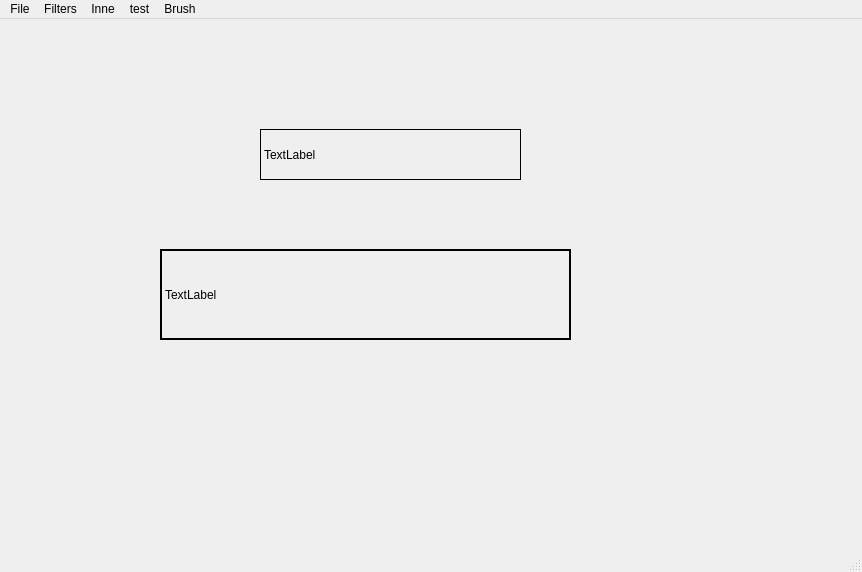
<?xml version="1.0" encoding="UTF-8"?>
<ui version="4.0">
 <class>MainWindow</class>
 <widget class="QMainWindow" name="MainWindow">
  <property name="geometry">
   <rect>
    <x>0</x>
    <y>0</y>
    <width>862</width>
    <height>572</height>
   </rect>
  </property>
  <property name="windowTitle">
   <string>MiniPhotoshop</string>
  </property>
  <widget class="QWidget" name="centralWidget">
   <widget class="DisplayImageLabel" name="display_image">
    <property name="geometry">
     <rect>
      <x>160</x>
      <y>230</y>
      <width>411</width>
      <height>91</height>
     </rect>
    </property>
    <property name="mouseTracking">
     <bool>true</bool>
    </property>
    <property name="focusPolicy">
     <enum>Qt::NoFocus</enum>
    </property>
    <property name="autoFillBackground">
     <bool>true</bool>
    </property>
    <property name="frameShape">
     <enum>QFrame::WinPanel</enum>
    </property>
    <property name="text">
     <string>TextLabel</string>
    </property>
   </widget>
   <widget class="QLabel" name="mousePos">
    <property name="geometry">
     <rect>
      <x>260</x>
      <y>110</y>
      <width>261</width>
      <height>51</height>
     </rect>
    </property>
    <property name="frameShape">
     <enum>QFrame::Panel</enum>
    </property>
    <property name="text">
     <string>TextLabel</string>
    </property>
   </widget>
  </widget>
  <widget class="QMenuBar" name="menuBar">
   <property name="geometry">
    <rect>
     <x>0</x>
     <y>0</y>
     <width>862</width>
     <height>26</height>
    </rect>
   </property>
   <widget class="QMenu" name="menuFile">
    <property name="title">
     <string>File</string>
    </property>
    <addaction name="actionOpen_file"/>
    <addaction name="actionSave_as"/>
   </widget>
   <widget class="QMenu" name="menuFilters">
    <property name="title">
     <string>Filters</string>
    </property>
    <addaction name="actionBlur"/>
    <addaction name="actionGaussian_Blur"/>
   </widget>
   <widget class="QMenu" name="menuInne">
    <property name="title">
     <string>Inne</string>
    </property>
    <addaction name="actionCanny"/>
   </widget>
   <widget class="QMenu" name="menutest">
    <property name="title">
     <string>test</string>
    </property>
    <addaction name="actiontest"/>
   </widget>
   <widget class="QMenu" name="menuBrush">
    <property name="title">
     <string>Brush</string>
    </property>
    <widget class="QMenu" name="menuRubber">
     <property name="title">
      <string>Rubber</string>
     </property>
     <addaction name="actionCircle"/>
     <addaction name="actionSquare"/>
    </widget>
    <addaction name="menuRubber"/>
   </widget>
   <addaction name="menuFile"/>
   <addaction name="menuFilters"/>
   <addaction name="menuInne"/>
   <addaction name="menutest"/>
   <addaction name="menuBrush"/>
  </widget>
  <widget class="QStatusBar" name="statusBar"/>
  <action name="actionOpen_file">
   <property name="text">
    <string>Open file...</string>
   </property>
  </action>
  <action name="actionSave_as">
   <property name="text">
    <string>Save as...</string>
   </property>
  </action>
  <action name="actionBlur">
   <property name="text">
    <string>Blur</string>
   </property>
  </action>
  <action name="actionGaussian_Blur">
   <property name="text">
    <string>Gaussian Blur</string>
   </property>
  </action>
  <action name="actionCanny">
   <property name="text">
    <string>Canny Edge Detection</string>
   </property>
  </action>
  <action name="actiontest">
   <property name="text">
    <string>test</string>
   </property>
  </action>
  <action name="actionCircle">
   <property name="text">
    <string>Circle</string>
   </property>
  </action>
  <action name="actionSquare">
   <property name="text">
    <string>Square</string>
   </property>
  </action>
 </widget>
 <layoutdefault spacing="6" margin="11"/>
 <customwidgets>
  <customwidget>
   <class>DisplayImageLabel</class>
   <extends>QLabel</extends>
   <header location="global">displayimagelabel.h</header>
  </customwidget>
 </customwidgets>
 <resources/>
 <connections/>
</ui>
